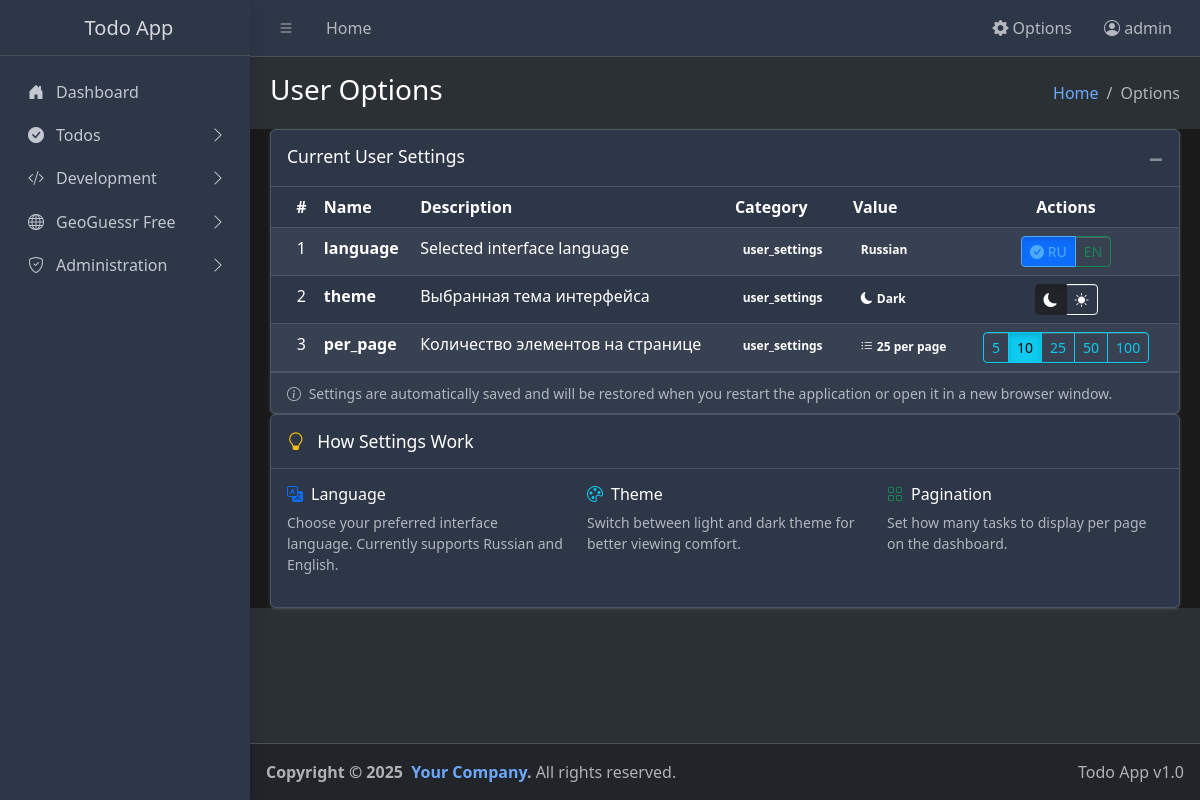
The app's page /options (signed in), older data.
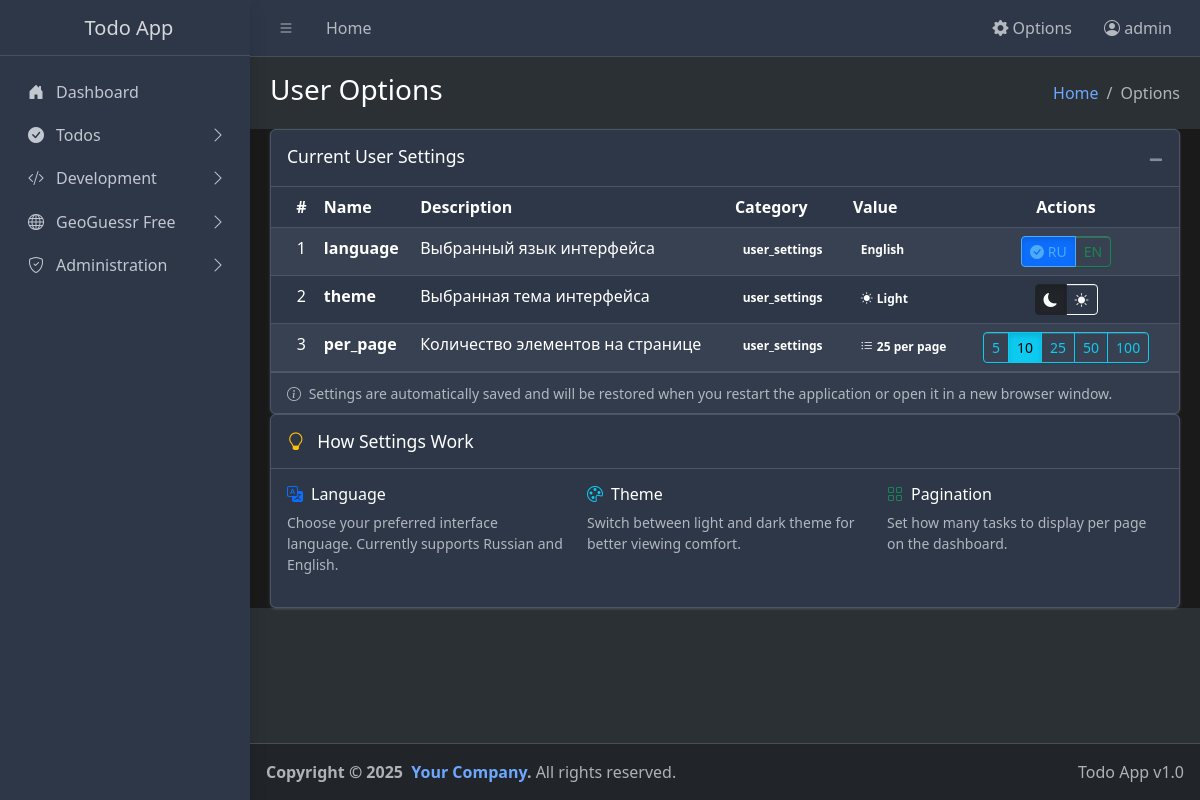
The same page, newer data.
### app.py (models this page shows, shortened)
class User(UserMixin, db.Model):
    id = db.Column(db.Integer, primary_key=True)
    username = db.Column(db.String(64), unique=True, nullable=False)
    email = db.Column(db.String(120), unique=True, nullable=False)
    password_hash = db.Column(db.String(128), nullable=False)
    role_id = db.Column(db.Integer, db.ForeignKey('role.id'), nullable=False)
    role = db.relationship('Role', backref=db.backref('users', lazy=True))
    created_at = db.Column(db.DateTime, default=datetime.utcnow)

class Options(db.Model):
    id = db.Column(db.Integer, primary_key=True)
    name = db.Column(db.String(100), nullable=False)
    description = db.Column(db.Text)
    user_id = db.Column(db.Integer, nullable=True)  # None for global options
    category = db.Column(db.String(50))
    value = db.Column(db.Text)

### app.py (the view)
@app.route('/options')
@login_required
def view_options():
    if not is_admin():
        flash(_('Access denied. Administrator rights required.'))
        return redirect(url_for('index'))
    user_options = Options.query.filter_by(user_id=None, category='user_settings').all()
    return render_template('options.html', options=user_options)

### app.py (called while the page is built, shortened)
def get_locale():
    try:
        from flask import g
        if hasattr(g, 'babel_locale') and g.babel_locale:
            logger.debug(f"get_locale from g: {g.babel_locale}")
            return g.babel_locale
    except Exception as e:
        logger.error(f"Error in get_locale: {e}")
        return app.config['BABEL_DEFAULT_LOCALE']

@app.before_request
def load_user_settings():
    if 'language' not in session:
        session['language'] = app.config['BABEL_DEFAULT_LOCALE']
    if 'theme' not in session:
        session['theme'] = 'dark'
    if 'per_page' not in session:
        session['per_page'] = 10
    from flask import g
    g.babel_locale = session.get('language', app.config['BABEL_DEFAULT_LOCALE'])

@login_manager.user_loader
def load_user(user_id):
    return User.query.get(int(user_id))

def is_admin():
    return current_user.is_authenticated and current_user.role.name == 'admin'

### templates/options.html (shortened to what this page needs)
{% extends "base.html" %}
{% block page_title %}{{ _('User Options') }}{% endblock %}
{% block breadcrumb %}{{ _('Options') }}{% endblock %}
{% block content %}
<div class="row">
  <div class="col-12">
    <div class="card">
      <div class="card-header">
        <h3 class="card-title">{{ _('Current User Settings') }}</h3>
        <div class="card-tools">
          <button type="button" class="btn btn-tool" data-card-widget="collapse">
            <i class="fas fa-minus"></i>
          </button>
        </div>
      </div>
      <div class="card-body p-0">
        <div class="table-responsive">
          <table class="table table-striped table-hover mb-0">
            <thead class="table-dark">
              <tr>
                <th class="text-center">#</th>
                <th>{{ _('Name') }}</th>
                <th>{{ _('Description') }}</th>
                <th>{{ _('Category') }}</th>
                <th>{{ _('Value') }}</th>
                <th class="text-center">{{ _('Actions') }}</th>
              </tr>
            </thead>
            <tbody>
              {% if options %}
                {% for option in options %}
                <tr>
                  <td class="text-center">{{ option.id }}</td>
                  <td>
                    <strong>{{ option.name }}</strong>
                  </td>
                  <td>{{ option.description or _('No description') }}</td>
                  <td>
                    <span class="badge badge-secondary">{{ option.category }}</span>
                  </td>
                  <td>
                    {% if option.name == 'language' %}
                      {% if option.value == 'ru' %}
                        <span class="badge badge-primary">{{ _('Russian') }}</span>
                      {% elif option.value == 'en' %}
                        <span class="badge badge-success">{{ _('English') }}</span>
                      {% else %}
                        <span class="badge badge-secondary">{{ option.value }}</span>
                      {% endif %}
                    {% elif option.name == 'theme' %}
                      {% if option.value == 'dark' %}
                        <span class="badge badge-dark">
                          <i class="bi bi-moon-fill me-1"></i>{{ _('Dark') }}
                        </span>
                      {% elif option.value == 'light' %}
                        <span class="badge badge-light text-dark">
                          <i class="bi bi-sun-fill me-1"></i>{{ _('Light') }}
                        </span>
                      {% else %}
                        <span class="badge badge-secondary">{{ option.value }}</span>
                      {% endif %}
                    {% elif option.name == 'per_page' %}
                      <span class="badge badge-info">
                        <i class="bi bi-list-ul me-1"></i>{{ option.value }} {{ _('per page') }}
                      </span>
                    {% else %}
                      <code>{{ option.value }}</code>
                    {% endif %}
                  </td>
                  <td class="text-center">
                    {% if option.name == 'language' %}
                      <div class="btn-group btn-group-sm">
                        <a href="{{ url_for('set_language', lang='ru') }}" class="btn btn-outline-primary{% if session.get('language', 'ru') == 'ru' %} active{% endif %}" title="{{ _('Switch to Russian') }}">
                          <i class="bi bi-check-circle-fill{% if session.get('language', 'ru') != 'ru' %} d-none{% endif %}"></i> RU
                        </a>
                        <a href="{{ url_for('set_language', lang='en') }}" class="btn btn-outline-success{% if session.get('language', 'ru') == 'en' %} active{% endif %}" title="{{ _('Switch to English') }}">
                          <i class="bi bi-check-circle-fill{% if session.get('language', 'ru') != 'en' %} d-none{% endif %}"></i> EN
                        </a>
                      </div>
                    {% elif option.name == 'theme' %}
                      <div class="btn-group btn-group-sm">
                        <a href="{{ url_for('set_theme', theme='dark') }}" class="btn btn-outline-dark{% if session.get('theme', 'dark') == 'dark' %} active{% endif %}" title="{{ _('Switch to Dark theme') }}">
                          <i class="bi bi-moon-fill"></i>
                        </a>
                        <a href="{{ url_for('set_theme', theme='light') }}" class="btn btn-outline-light{% if session.get('theme', 'dark') == 'light' %} active{% endif %}" title="{{ _('Switch to Light theme') }}">
                          <i class="bi bi-sun-fill"></i>
                        </a>
                      </div>
                    {% elif option.name == 'per_page' %}
                      <div class="btn-group btn-group-sm">
                        {% for pages in [5, 10, 25, 50, 100] %}
                          <a href="{{ url_for('set_pagination', per_page=pages) }}" class="btn btn-outline-info{% if session.get('per_page', 10)|string == pages|string %} active{% endif %}" title="{{ pages }} {{ _('per page') }}">
                            {{ pages }}
                          </a>
                        {% endfor %}
                      </div>
                    {% endif %}
                  </td>
                </tr>
                {% endfor %}
              {% endif %}
            </tbody>
          </table>
        </div>
      </div>
      <div class="card-footer">
        <div class="row">
          <div class="col-12">
            <small class="text-muted">
              <i class="bi bi-info-circle me-1"></i>
              {{ _('Settings are automatically saved and will be restored when you restart the application or open it in a new browser window.') }}
            </small>
          </div>
        </div>
      </div>
    </div>
    <div class="card">
      <div class="card-header">
        <h5 class="card-title mb-0">
          <i class="bi bi-lightbulb text-warning me-2"></i>
          {{ _('How Settings Work') }}
        </h5>
      </div>
      <div class="card-body">
        <div class="row">
          <div class="col-md-4">
            <h6><i class="bi bi-translate text-primary me-2"></i>{{ _('Language') }}</h6>
            <p class="small text-muted">{{ _('Choose your preferred interface language. Currently supports Russian and English.') }}</p>
          </div>
          <div class="col-md-4">
            <h6><i class="bi bi-palette text-info me-2"></i>{{ _('Theme') }}</h6>
            <p class="small text-muted">{{ _('Switch between light and dark theme for better viewing comfort.') }}</p>
          </div>
          <div class="col-md-4">
            <h6><i class="bi bi-grid text-success me-2"></i>{{ _('Pagination') }}</h6>
            <p class="small text-muted">{{ _('Set how many tasks to display per page on the dashboard.') }}</p>
          </div>
        </div>
      </div>
    </div>
  </div>
</div>
{% endblock %}

### templates/base.html (shortened to what this page needs)
<!doctype html>
<html lang="{{ session.get('language', 'ru') }}" data-bs-theme="{{ session.get('theme', 'dark') }}">
  <head>
    <link
      rel="stylesheet"
      href="https://cdn.jsdelivr.net/npm/@fontsource/source-sans-3@5.0.12/index.css"
      media="print"
      onload="this.media='all'"
    />
    <link rel="stylesheet" href="https://cdnjs.cloudflare.com/ajax/libs/font-awesome/5.15.4/css/all.min.css">
    <link
      rel="stylesheet"
      href="https://cdn.jsdelivr.net/npm/overlayscrollbars@2.11.0/styles/overlayscrollbars.min.css"
    />
    <link
      rel="stylesheet"
      href="https://cdn.jsdelivr.net/npm/bootstrap-icons@1.13.1/font/bootstrap-icons.min.css"
    />
    <link rel="stylesheet" href="{{ url_for('static', filename='css/adminlte.min.css') }}" />
    <link rel="stylesheet" href="{{ url_for('static', filename='css/themes.css') }}" />
  </head>
  <body class="layout-fixed sidebar-expand-lg bg-body-tertiary">
    <div class="app-wrapper">
      <nav class="app-header navbar navbar-expand bg-body">
        <div class="container-fluid">
          <ul class="navbar-nav">
            <li class="nav-item">
              <a class="nav-link" data-lte-toggle="sidebar" href="#" role="button">
                <i class="bi bi-list"></i>
              </a>
            </li>
            <li class="nav-item d-none d-md-block">
              <a href="{{ url_for('index') }}" class="nav-link">{{ _('Home') }}</a>
            </li>
          </ul>
          <ul class="navbar-nav ms-auto">
            <li class="nav-item dropdown">
              <a class="nav-link" data-bs-toggle="dropdown" href="#" role="button" aria-expanded="false">
                <i class="bi bi-gear-fill"></i> {{ _('Options') }}
              </a>
            </li>
            {% if current_user.is_authenticated %}
            <li class="nav-item dropdown">
              <a class="nav-link" data-bs-toggle="dropdown" href="#" role="button" aria-expanded="false">
                <i class="bi bi-person-circle"></i> {{ current_user.username }}
              </a>
            </li>
            {% endif %}
          </ul>
        </div>
      </nav>
      <aside class="app-sidebar bg-body-secondary shadow" data-bs-theme="dark">
        <div class="sidebar-brand">
          <a href="{{ url_for('index') }}" class="brand-link">
            <span class="brand-text fw-light">{{ _('Todo App') }}</span>
          </a>
        </div>
        <div class="sidebar-wrapper">
          <nav class="mt-2">
            <ul
              class="nav sidebar-menu flex-column"
              data-lte-toggle="treeview"
              role="navigation"
              aria-label="Main navigation"
              data-accordion="false"
              id="navigation"
            >
              <li class="nav-item">
                <a href="{{ url_for('index') }}" class="nav-link">
                  <i class="nav-icon bi bi-house-door-fill"></i>
                  <p>{{ _('Dashboard') }}</p>
                </a>
              </li>
              <li class="nav-item">
                <a href="#" class="nav-link">
                  <i class="nav-icon bi bi-check-circle-fill"></i>
                  <p>
                    {{ _('Todos') }}
                  </p>
                </a>
              </li>
              <li class="nav-item">
                <a href="#" class="nav-link">
                  <i class="nav-icon bi bi-code-slash"></i>
                  <p>
                    {{ _('Development') }}
                  </p>
                </a>
              </li>
              <li class="nav-item">
                <a href="#" class="nav-link">
                  <i class="nav-icon bi bi-globe"></i>
                  <p>
                    {{ _('GeoGuessr Free') }}
                  </p>
                </a>
              </li>
              {% if current_user.is_authenticated and current_user.role.name == 'admin' %}
              <li class="nav-item">
                <a href="#" class="nav-link">
                  <i class="nav-icon bi bi-shield-check"></i>
                  <p>
                    {{ _('Administration') }}
                  </p>
                </a>
              </li>
              {% endif %}
            </ul>
          </nav>
        </div>
      </aside>
      <main class="app-main">
        <div class="app-content-header">
          <div class="container-fluid">
            <div class="row">
              <div class="col-sm-6">
                <h3 class="mb-0">{% block page_title %}{{ _('Dashboard') }}{% endblock %}</h3>
              </div>
              <div class="col-sm-6">
                <ol class="breadcrumb float-sm-end">
                  <li class="breadcrumb-item"><a href="{{ url_for('index') }}">{{ _('Home') }}</a></li>
                  <li class="breadcrumb-item active" aria-current="page">{% block breadcrumb %}{{ _('Dashboard') }}{% endblock %}</li>
                </ol>
              </div>
            </div>
          </div>
        </div>
        <div class="app-content">
          <div class="container-fluid">
            {% block content %}{% endblock %}
          </div>
        </div>
      </main>
      <footer class="app-footer">
        <div class="float-end d-none d-sm-inline">Todo App v1.0</div>
        <strong>
          Copyright &copy; 2025&nbsp;
          <a href="#" class="text-decoration-none">Your Company</a>.
        </strong>
        All rights reserved.
      </footer>
    </div>
  </body>
</html>

### static/css/themes.css (style rules this page uses)
:root { --bg-color: #ffffff; --text-color: #333333; --sidebar-bg: #343a40; --card-bg: #ffffff; --border-color: #dee2e6; --table-hover: #f8f9fa; --navbar-bg: #ffffff; --input-bg: #ffffff; --dropdown-bg: #ffffff; --dropdown-hover: #f8f9fa; }
[data-bs-theme="dark"] { --bg-color: #1a1a1a; --text-color: #ffffff; --sidebar-bg: #2d3748; --card-bg: #2d3748; --border-color: #4a5568; --table-hover: #4a5568; --navbar-bg: #2d3748; --input-bg: #374151; --dropdown-bg: #374151; --dropdown-hover: #4a5568; }
body { background-color: var(--bg-color) !important; color: var(--text-color) !important; }
.app-sidebar { background-color: var(--sidebar-bg) !important; }
.card { background-color: var(--card-bg) !important; border-color: var(--border-color) !important; color: var(--text-color) !important; }
.table { background-color: var(--card-bg) !important; color: var(--text-color) !important; }
.table thead th { background-color: var(--card-bg) !important; color: var(--text-color) !important; border-color: var(--border-color) !important; }
.table tbody td { background-color: var(--card-bg) !important; color: var(--text-color) !important; border-color: var(--border-color) !important; }
.app-header.navbar { background-color: var(--navbar-bg) !important; }
.btn-outline-primary { border-color: #007bff !important; color: #007bff !important; }
[data-bs-theme="dark"] .btn-outline-primary { border-color: #4dabf7 !important; color: #4dabf7 !important; }
.badge { color: white !important; }
.app-content { background-color: var(--bg-color) !important; }

Row changes from the older to the newer data that the page shows:
changed Options "language": description "Selected interface language" → "Выбранный язык интерфейса"; value "ru" → "en" (drawn); _ "Russian" → "English"
changed Options "theme": value "Dark" → "Light"
